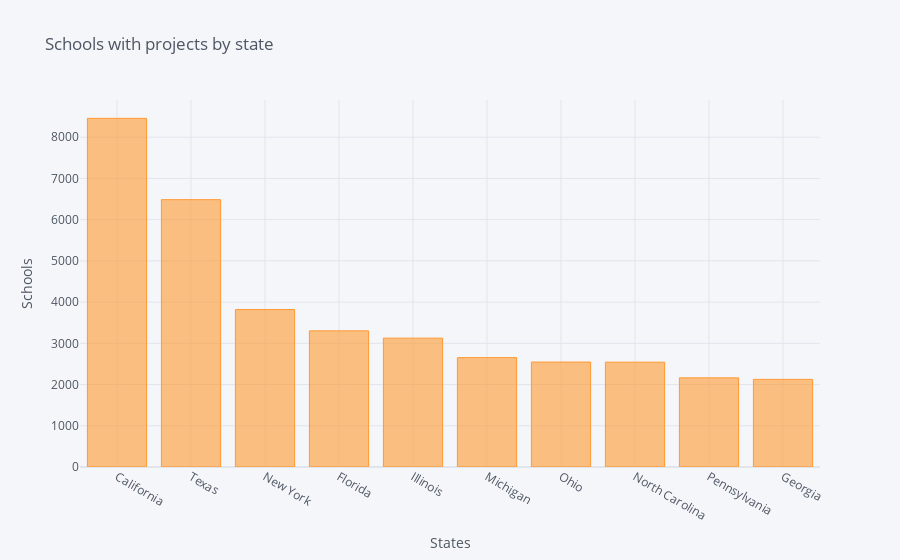

This figure's notebook cell:
### Code cell
s.iplot(kind='bar' , xTitle='States' , yTitle='Schools' , title='Schools with projects by state')

### Figure 1 — Plotly figure (JSON) as saved in the notebook; plotly's stock layout.template omitted (floating-point values rounded to 4 significant figures)
{"data": [{"marker": {"color": "rgba(255, 153, 51, 0.6)", "line": {"color": "rgba(255, 153, 51, 1.0)", "width": 1}}, "name": "School State", "orientation": "v", "text": "", "type": "bar", "x": ["California", "Texas", "New York", "Florida", "Illinois", "Michigan", "Ohio", "North Carolina", "Pennsylvania", "Georgia"], "y": [8457, 6485, 3819, 3302, 3126, 2653, 2546, 2543, 2163, 2125]}], "layout": {"legend": {"bgcolor": "#F5F6F9", "font": {"color": "#4D5663"}}, "paper_bgcolor": "#F5F6F9", "plot_bgcolor": "#F5F6F9", "title": {"font": {"color": "#4D5663"}, "text": "Schools with projects by state"}, "xaxis": {"gridcolor": "#E1E5ED", "showgrid": true, "tickfont": {"color": "#4D5663"}, "title": {"font": {"color": "#4D5663"}, "text": "States"}, "zerolinecolor": "#E1E5ED"}, "yaxis": {"gridcolor": "#E1E5ED", "showgrid": true, "tickfont": {"color": "#4D5663"}, "title": {"font": {"color": "#4D5663"}, "text": "Schools"}, "zerolinecolor": "#E1E5ED"}}}
